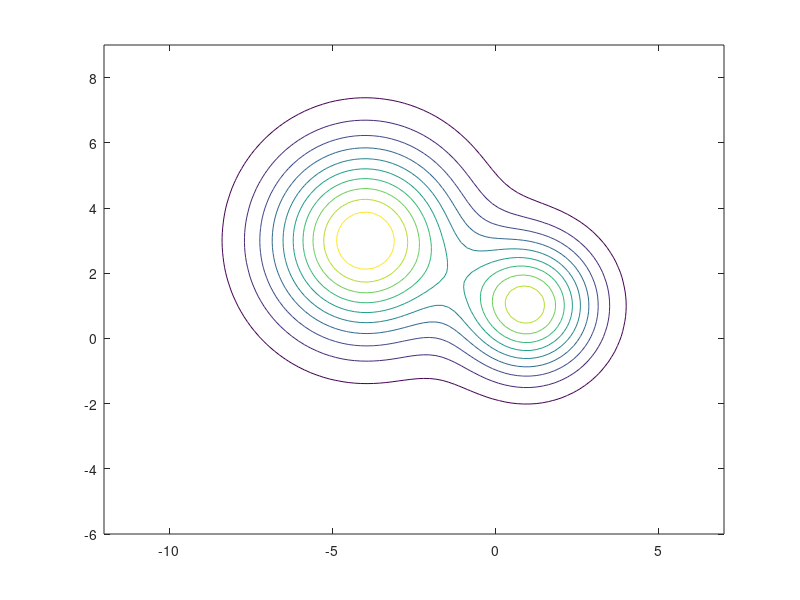

MATLAB code for this plot: (Note: this script raises an error after producing the figure.)
%% Define distribution
mu = {[1, 1], [-4, 3]};
Sigma = {2*eye(2), 4*eye(2)};
pi_k = [0.3, 0.7];
K = 2;

%% Plot distribution
[X, Y] = meshgrid(linspace(-12, 7, 100), linspace(-6, 9, 100));
XY = [X(:), Y(:)];
Z = zeros(size(X));
for k = 1:K
  Z(:) = Z(:) + pi_k(k) * mvnpdf(XY, mu{k}, Sigma{k});
end % for
contour(X, Y, Z)

%% Sample from distribution
N = 500;
samples = NaN(N, 2);
for n = 1:N
   % Choose latent variable to know which Gaussian to sample from
   g = rand;
   if g < pi_k(1,1)
       k=1;
   else 
       k=2;
   end   
   
   % Sample from the choosen Gaussian
  samples(n, :) = sample_gaussian(mu{k}, Sigma{k}); % XXX: ACTUALLY DRAW A SAMPLE HERE!!!
end % for
hold on
plot(samples(:, 1), samples(:, 2), '.');
hold off

